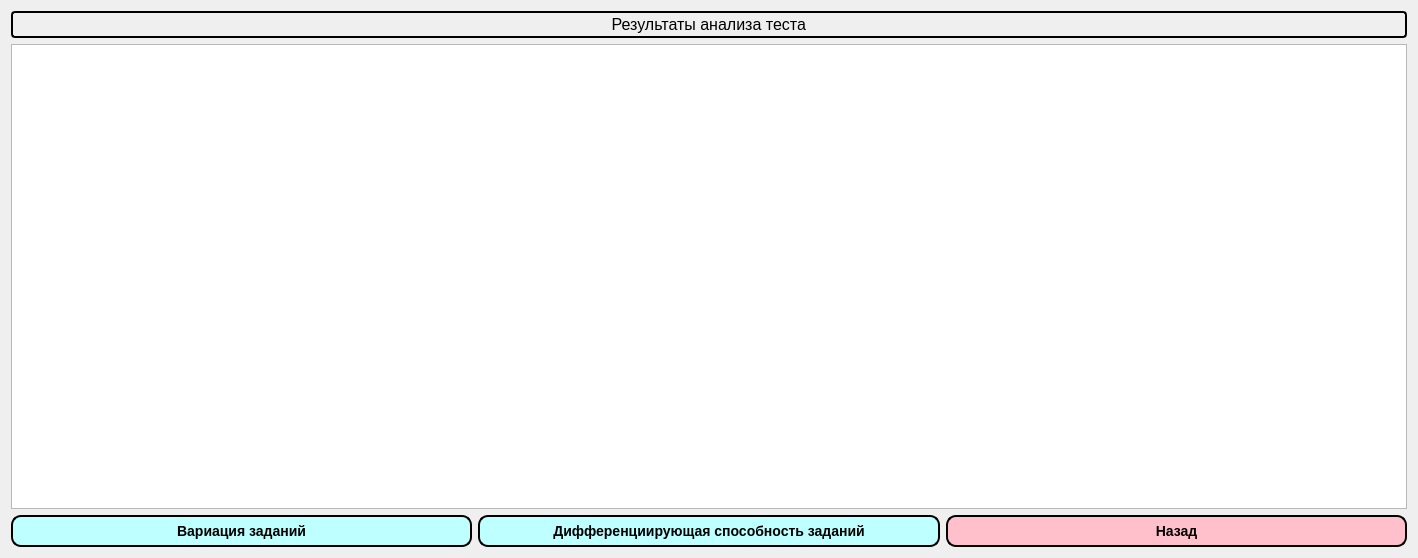
<?xml version="1.0" encoding="UTF-8"?>
<ui version="4.0">
 <class>AnalyzeRes</class>
 <widget class="QWidget" name="AnalyzeRes">
  <property name="geometry">
   <rect>
    <x>0</x>
    <y>0</y>
    <width>1418</width>
    <height>558</height>
   </rect>
  </property>
  <property name="windowTitle">
   <string>Form</string>
  </property>
  <layout class="QGridLayout" name="gridLayout_2">
   <item row="0" column="0">
    <layout class="QGridLayout" name="gridLayout">
     <item row="0" column="0">
      <layout class="QVBoxLayout" name="verticalLayout">
       <item>
        <widget class="QLabel" name="label">
         <property name="font">
          <font>
           <pointsize>12</pointsize>
          </font>
         </property>
         <property name="styleSheet">
          <string notr="true"> QFrame, QLabel, QToolTip {
     border: 2px solid black;
     border-radius: 4px;
     padding: 2px;
     background-image: url(images/welcome.png);
 }</string>
         </property>
         <property name="text">
          <string>&lt;html&gt;&lt;head/&gt;&lt;body&gt;&lt;p align=&quot;center&quot;&gt;Результаты анализа теста &lt;/p&gt;&lt;/body&gt;&lt;/html&gt;</string>
         </property>
        </widget>
       </item>
       <item>
        <widget class="QTableWidget" name="tableWidget">
         <property name="styleSheet">
          <string notr="true"/>
         </property>
        </widget>
       </item>
      </layout>
     </item>
     <item row="1" column="0">
      <layout class="QHBoxLayout" name="horizontalLayout">
       <item>
        <widget class="QPushButton" name="pushButton">
         <property name="styleSheet">
          <string notr="true">QPushButton{
     background-color: rgb(190, 255, 255);
     border-style: outset;
     border-width: 2px;
     border-radius: 10px;
     border-color: black;
     font: bold 14px;
     min-width: 10em;
     padding: 6px;
 }
 QPushButton:pressed {
     background-color: rgb(0, 255, 238);
     border-style: inset;
 }</string>
         </property>
         <property name="text">
          <string>Вариация заданий</string>
         </property>
        </widget>
       </item>
       <item>
        <widget class="QPushButton" name="pushButton_2">
         <property name="styleSheet">
          <string notr="true">QPushButton{
     background-color: rgb(190, 255, 255);
     border-style: outset;
     border-width: 2px;
     border-radius: 10px;
     border-color: black;
     font: bold 14px;
     min-width: 10em;
     padding: 6px;
 }
 QPushButton:pressed {
     background-color: rgb(0, 255, 238);
     border-style: inset;
 }</string>
         </property>
         <property name="text">
          <string>Дифференциирующая способность заданий</string>
         </property>
        </widget>
       </item>
       <item>
        <widget class="QPushButton" name="pushButton_3">
         <property name="styleSheet">
          <string notr="true">QPushButton{
     background-color: pink;
     border-style: outset;
     border-width: 2px;
     border-radius: 10px;
     border-color: black;
     font: bold 14px;
     min-width: 10em;
     padding: 6px;
 }
 QPushButton:pressed {
     background-color: rgb(0, 255, 238);
     border-style: inset;
 }</string>
         </property>
         <property name="text">
          <string>Назад</string>
         </property>
        </widget>
       </item>
      </layout>
     </item>
    </layout>
   </item>
  </layout>
 </widget>
 <resources/>
 <connections/>
</ui>
